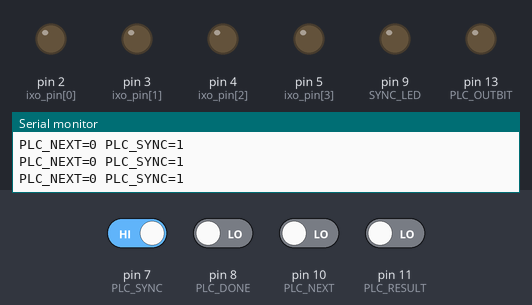
The sketch below on a simulated Arduino Uno, built with avr-gcc and run on an emulated ATmega328P. Shown: output pins drawn as LEDs (lit = HIGH), the last lines printed to the serial monitor. Dashed ring = blinking. The test bench sets the inputs (shaded band); at power-on: pin 7 (PLC_SYNC) HIGH, pin 8 (PLC_DONE), pin 10 (PLC_NEXT), pin 11 (PLC_RESULT) LOW. Random numbers use the default seed unless the sketch sets one.

Above: at 1.3 s.
1.4 s: pin 7 (PLC_SYNC) driven LOW
At 1.7 s:
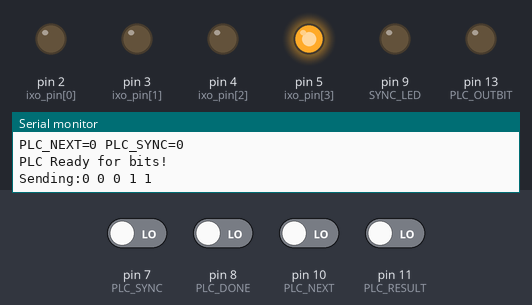
At 4.3 s:
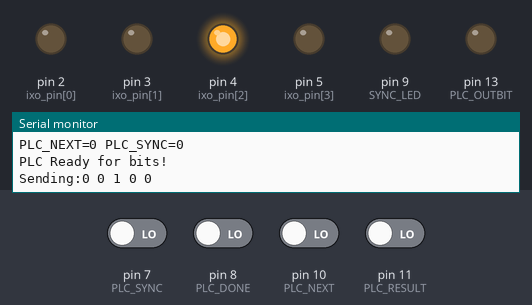
4.4 s: pin 8 (PLC_DONE) driven HIGH
7.4 s: pin 8 (PLC_DONE) driven LOW
10.4 s: pin 7 (PLC_SYNC) driven HIGH
11.9 s: pin 7 (PLC_SYNC) driven LOW
At 12.07 s:
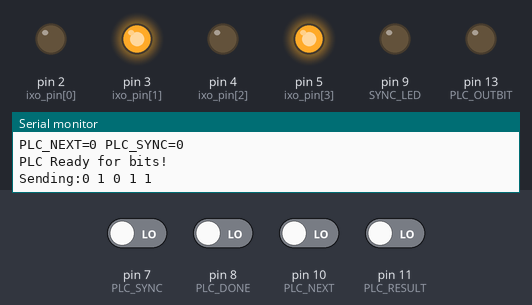
14.9 s: pin 7 (PLC_SYNC) driven HIGH and pin 8 (PLC_DONE) driven HIGH and pin 10 (PLC_NEXT) driven HIGH and pin 11 (PLC_RESULT) driven HIGH
At 15.24 s:
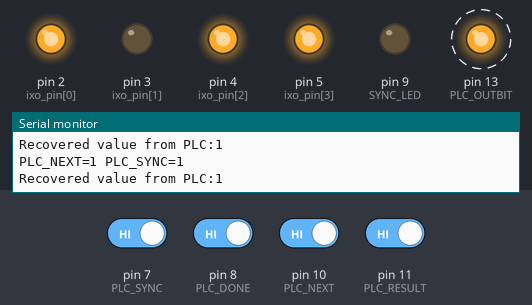
Timing chart, 0 to 18.9 s (numbered marks = the images above; inputs shaded):
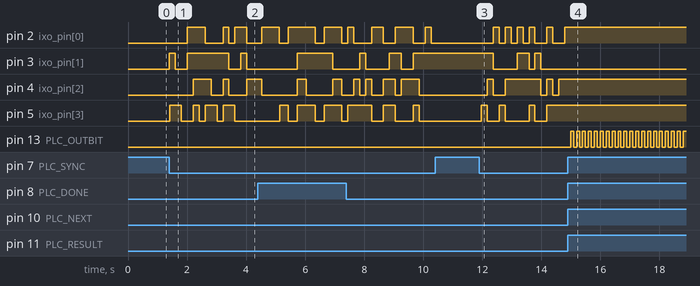

Measured:
- after the input at 1.4 s, pin 2 (ixo_pin[0]): goes HIGH 0.60 s, LOW 0.60 s, HIGH 0.20 s, LOW 0.20 s, HIGH 0.40 s, then LOW, starting after 0.61 s; pin 3 (ixo_pin[1]): goes HIGH 0.20 s, LOW 0.40 s, HIGH 1.4 s, LOW 0.40 s, HIGH 0.20 s, then LOW, starting at once
- after the input at 11.9 s, pin 2 (ixo_pin[0]): goes 3 × (HIGH 0.20 s, LOW 0.20 s), HIGH 0.20 s, LOW 0.40 s, HIGH 0.20 s, LOW 0.40 s, then HIGH, starting after 0.47 s; pin 3 (ixo_pin[1]): goes LOW 0.81 s, HIGH 0.40 s, LOW 0.20 s, HIGH 0.20 s, then LOW, starting after 0.47 s
- after the input at 14.9 s, pin 13 (PLC_OUTBIT): alternates HIGH for 0.10 s and LOW for 0.10 s, starting after 0.09 s

The sketch:

refusr_plc_clockless.ino
```cpp
#define PLC_DONE 8
#define PLC_NEXT 10
#define PLC_SYNC 7 /* Was CLK */
#define SYNC_LED 9
#define PLC_DONE_LED 12
#define PLC_RESULT 11
#define PLC_OUTBIT 13

int ixo_pin[5] = {2,3,4,5,6};

int data[5] = {0,0,0,0,0};

int tick=LOW;

int result_val=0;
int bitcount=0;

void setup() {

randomSeed(analogRead(0));

for (int i =0; i < 4;i++) {
      pinMode(ixo_pin[i],OUTPUT);
}

pinMode(PLC_DONE,INPUT);
pinMode(PLC_NEXT,INPUT);
pinMode(PLC_RESULT,INPUT);

digitalWrite(PLC_DONE,LOW);
digitalWrite(PLC_NEXT,LOW);
digitalWrite(PLC_RESULT,LOW);

pinMode(PLC_SYNC,INPUT);
pinMode(SYNC_LED,OUTPUT);
pinMode(PLC_OUTBIT, OUTPUT);

Serial.begin(9600);

delay(100);

}

void loop() {

  //tick = !tick;
  //digitalWrite(PLC_SYNC,tick);
 // digitalWrite(SYNC_LED,tick);
  Serial.print("PLC_NEXT=");
  Serial.print(digitalRead(PLC_NEXT));
  Serial.print(" PLC_SYNC=");
    Serial.println(digitalRead(PLC_SYNC));

    if (digitalRead(PLC_SYNC) == LOW) {
         pinMode(PLC_SYNC,OUTPUT);
            digitalWrite(PLC_SYNC,HIGH);

    Serial.println("PLC Ready for bits!");
    Serial.print("Sending:");
           for (int i=0; i < 5;i++) {
                int rand_int=random(32);
                int shifted=rand_int >> i;
                data[i]=shifted & 1;
                Serial.print(data[i]);
                Serial.print(" ");
                digitalWrite(ixo_pin[i],data[i]);
           }
        Serial.println();
        pinMode(PLC_SYNC,INPUT);
        delay(100);
  }

  delay(100);

  if (digitalRead(PLC_DONE) == HIGH) {
    digitalWrite(PLC_DONE_LED,HIGH);
    result_val=digitalRead(PLC_RESULT);
    Serial.print("Recovered value from PLC:");
    Serial.println(result_val);
    digitalWrite(PLC_OUTBIT,result_val);

    delay(100);
    digitalWrite(PLC_DONE_LED,LOW);
    digitalWrite(PLC_OUTBIT,LOW);
  } else {
    digitalWrite(PLC_DONE_LED,LOW);
  }
}
```
